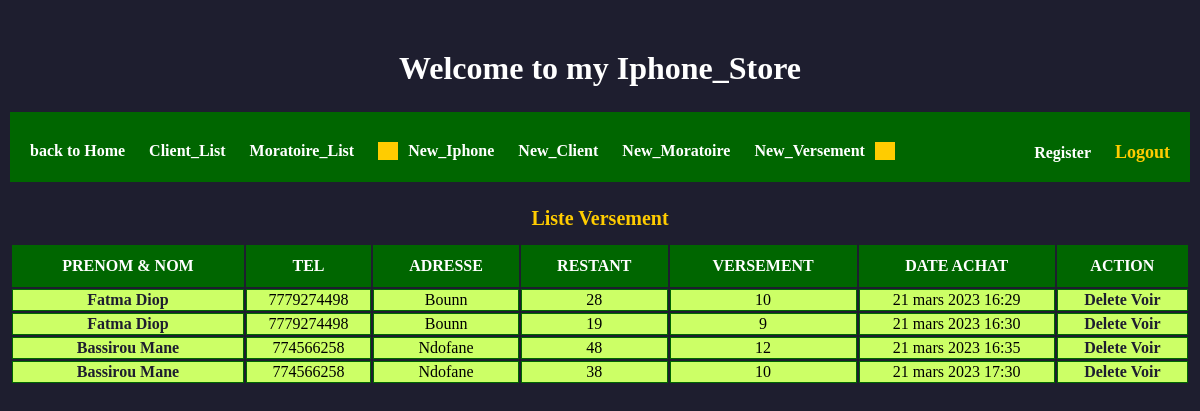
The page /versement_list on the database as committed earlier.
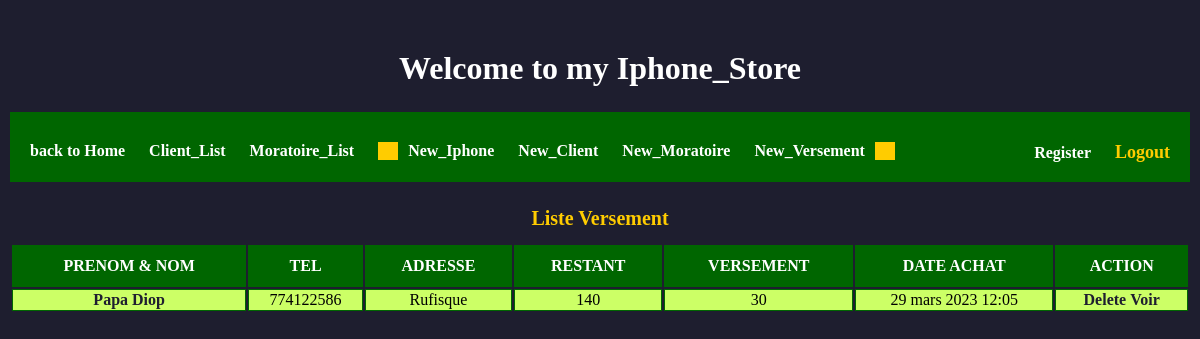
The same page on the database as committed later.
### app/models.py (models this page shows, shortened)
class Versement(models.Model):
    client_moratoire = models.ForeignKey(Moratoire, on_delete=models.CASCADE)
    versement = models.IntegerField(default=0)
    restant_v = models.IntegerField(default=0)
    date_versement = models.DateTimeField(auto_now_add=True)

class Moratoire(models.Model):
    iphone = models.ForeignKey(Iphone, on_delete=models.CASCADE)
    quantity = models.IntegerField(default=1)
    nom = models.CharField(max_length=120)
    prenom = models.CharField(max_length=120)
    adresse = models.CharField(max_length=120)
    tel = models.CharField(max_length=120)
    montant = models.IntegerField(default=0)
    avance = models.IntegerField(default=0)
    restant = models.IntegerField(default=0)
    date = models.DateTimeField(auto_now_add=True)

### app/views.py (the view)
# urls.py: path('versement_list', versement_list, name='versement_list'),
def versement_list(request):
    clients_moratoire = Versement.objects.all()
    return render(request, 'app/versements/versement_list.html', {'clients': clients_moratoire})

### app/templates/app/versements/versement_list.html (shortened to what this page needs)
{% extends 'base.html' %}
{% load static %}
{% block content %}
<div class="container">
       <div class="home">
          <h1> Welcome to my Iphone_Store</h1>
      </div>
     <div class="fister">
         <div class="lefter">
             <a href="{% url 'home' %}">back to Home</a>
             <a href="{% url 'client_list' %}">Client_List</a>
             <a href="{% url 'moratoire_list' %}">Moratoire_List</a>
             <a href="{% url 'iphone_add' %}" class="sep_deb">New_Iphone</a>
             <a href="{% url 'client_add' %}">New_Client</a>
             <a href="{% url 'moratoire_add' %}" >New_Moratoire</a>
             <a href="{% url 'versement_add' %}" class="sep_fin">New_Versement</a>
         </div>
         <div class="righter">
             <a href="{% url 'register' %}">Register</a>
             <a href="{% url 'logout_user' %}" id="active">Logout</a>
         </div>
     </div>
   <table class="tab-home">
      <caption>Liste Versement</caption>
      <tr>
         <th>prenom & nom</th>
         <th>tel</th>
         <th>adresse</th>
         <th>Restant</th>
         <th>Versement</th>
         <th>Date Achat</th>
         <th colspan="3">Action</th>
      </tr>
      {% for m in clients %}
      <tr class="impaire">
         <td><a href=" {% url 'moratoire_list' %} ">{{ m.client_moratoire.prenom }}
             {{ m.client_moratoire.nom }}</a></td>
         <td>{{ m.client_moratoire.tel}}</td>
         <td>{{ m.client_moratoire.adresse }}</td>
         <td>{{ m.restant_v }}</td>
         <td>{{ m.versement }}</td>
         <td>{{ m.date_versement }}</td>
         <td class="action-td">
             <a href="{% url 'versement_delete' m.id %}">Delete</a>
             <a href="{% url 'versement_detail' m.id %}">Voir</a>
         </td>
      </tr>
       {% endfor %}
   </table>
</div>
{% endblock %}

Rows that differ between the two databases and show on the page:
removed Versement: client_moratoire.prenom "Fatma", client_moratoire.nom "Diop", client_moratoire.tel "7779274498", client_moratoire.adresse "Bounn", restant_v "28", versement "10", date_versement "21 mars 2023 16:29"
removed Versement: client_moratoire.prenom "Fatma", client_moratoire.nom "Diop", client_moratoire.tel "7779274498", client_moratoire.adresse "Bounn", restant_v "19", versement "9", date_versement "21 mars 2023 16:30"
removed Versement: client_moratoire.prenom "Bassirou", client_moratoire.nom "Mane", client_moratoire.tel "774566258", client_moratoire.adresse "Ndofane", restant_v "48", versement "12", date_versement "21 mars 2023 16:35"
removed Versement: client_moratoire.prenom "Bassirou", client_moratoire.nom "Mane", client_moratoire.tel "774566258", client_moratoire.adresse "Ndofane", restant_v "38", versement "10", date_versement "21 mars 2023 17:30"
added Versement: client_moratoire.prenom "Papa", client_moratoire.nom "Diop", client_moratoire.tel "774122586", client_moratoire.adresse "Rufisque", restant_v "140", versement "30", date_versement "29 mars 2023 12:05"
